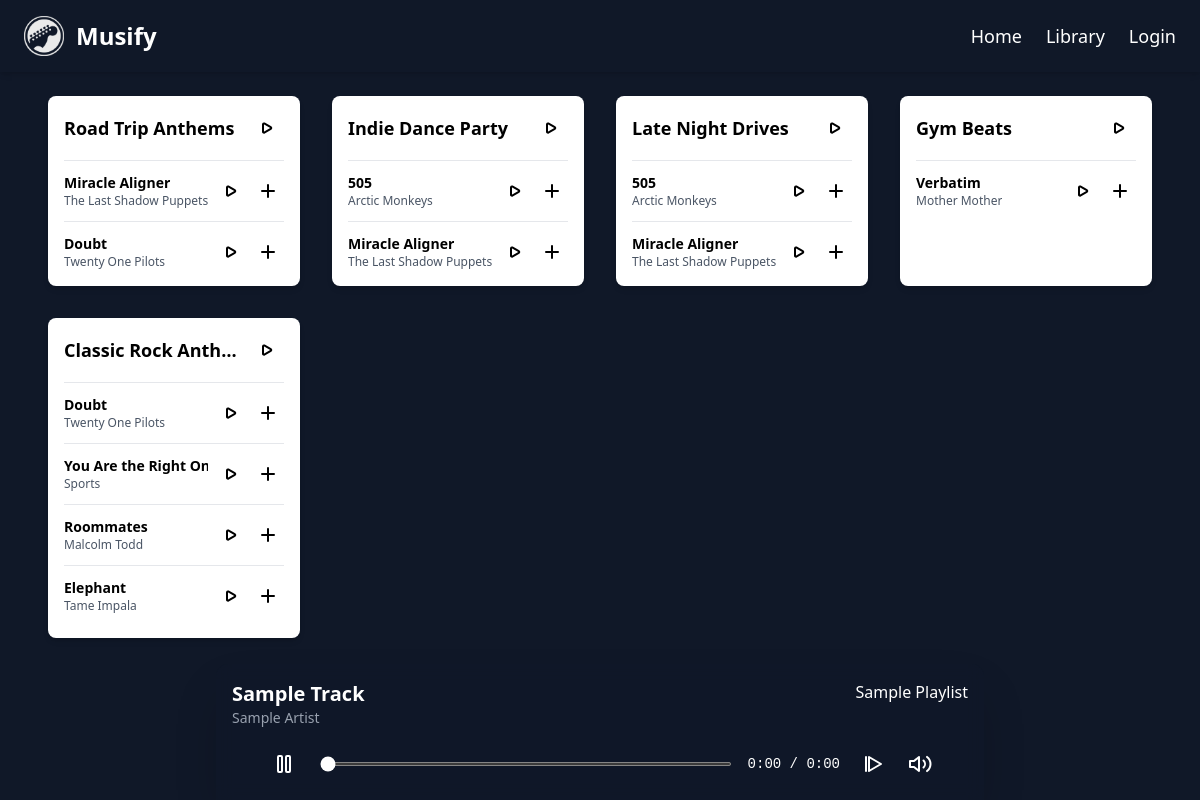
The page / on the database its author committed.
### backend/models.py (models this page shows)
class Playlist(db.Model):
    __tablename__ = 'playlists'
    id = db.Column(db.Integer, primary_key=True, autoincrement=True)
    name = db.Column(db.String, unique=True, nullable=False)
    user_id = db.Column(db.Integer, db.ForeignKey('users.id'), nullable=False)
    __table_args__ = (db.UniqueConstraint('name', 'user_id', name='uq_playlist_name_user'),)
    songs = db.relationship('Song', secondary='playlist_songs', back_populates='playlists')

class Song(db.Model):
    __tablename__ = 'songs'
    id = db.Column(db.Integer, primary_key=True, autoincrement=True)
    name = db.Column(db.String, unique=True, nullable=False)
    artist = db.Column(db.String, nullable=False)
    file_path = db.Column(db.String, nullable=True)
    user_id = db.Column(db.Integer, db.ForeignKey('users.id'), nullable=False)
    playlists = db.relationship('Playlist', secondary='playlist_songs', back_populates='songs')

### backend/routes.py (the view)
@main_bp.route('/')
def index():
    playlists = Playlist.query.all()
    user_playlists = []
    if current_user.is_authenticated:
        user_playlists = Playlist.query.filter_by(user_id=current_user.id).all()
    return render_template('index.html', playlists=playlists, user_playlists=user_playlists)

### templates/index.html (shortened to what this page needs)
{% extends "base.html" %}
{% block content %}
<section id="index-playlists" class="playlists relative grid grid-cols-1 gap-8 px-12 py-6 pb-40 sm:grid-cols-2 md:grid-cols-3 lg:grid-cols-4">
    {% for playlist in playlists %}
    <article class="playlist flex flex-col rounded-lg bg-white p-4 text-black shadow-md" data-id="{{ playlist.id }}">
        <div class="mb-4 flex items-center justify-between">
            <h3 class="playlistNameH3 truncate text-lg font-bold">{{ playlist.name }}</h3>
            <button class="deletePlaylistBtn ml-2 flex-shrink-0 p-1  hover:text-sky-400" title="Play entire playlist" onclick="queuePlaylist({{ playlist.id }}, -1)">
                <svg xmlns="http://www.w3.org/2000/svg" class="w-6 h-6" fill="none" viewBox="0 0 24 24" stroke="currentColor" stroke-width="2">
                  <path stroke-linecap="round" stroke-linejoin="round" d="M14.752 11.168l-6.518-3.758A1 1 0 007 8.29v7.418a1 1 0 001.234.97l6.518-3.758a1 1 0 000-1.742z" />
                </svg>
            </button>
        </div>
        <ul class="space-y-3 max-h-60 overflow-y-auto">
            {% for song in playlist.songs %}
            <article class="song_in_playlist" data-id="{{ song.id }}">
                <li class="flex items-center justify-between border-t border-gray-200 pt-3">
                    <div class="truncate">
                        <span class="song-title block text-sm font-semibold">{{ song.name }}</span>
                        <span class="song-artist block text-xs text-gray-600">{{ song.artist }}</span>
                    </div>
                    <div class="ml-2 flex flex-shrink-0 items-center space-x-1">
                        <button class="song-button p-1 hover:text-sky-400" title="Play song" onclick="queuePlaylist({{ playlist.id }}, {{ song.id }})">
                            <svg xmlns="http://www.w3.org/2000/svg" class="w-6 h-6" fill="none" viewBox="0 0 24 24" stroke="currentColor" stroke-width="2">
                              <path stroke-linecap="round" stroke-linejoin="round" d="M14.752 11.168l-6.518-3.758A1 1 0 007 8.29v7.418a1 1 0 001.234.97l6.518-3.758a1 1 0 000-1.742z" />
                            </svg>
                        </button>
                        <button class="song-button p-1 hover:text-sky-400" title="Add to playlist" onclick="openAddToPlaylist({{ song.id }})">
                            <svg xmlns="http://www.w3.org/2000/svg" class="w-6 h-6" fill="none" viewBox="0 0 24 24" stroke="currentColor" stroke-width="2">
                              <path stroke-linecap="round" stroke-linejoin="round" d="M12 6v12m-6-6h12" />
                            </svg>
                        </button>
                    </div>
                </li>
            </article>
            {% endfor %}
        </ul>
    </article>
    {% endfor %}
</section>
<section id="nowplaying" class="fixed bottom-0 left-0 right-0 z-50 mx-auto w-full max-w-3xl rounded-t-xl bg-gray-900/80 p-4 text-white shadow-2xl backdrop-blur-sm">
    <div class="flex justify-between items-start mb-4">
        <div>
            <p class="text-xl font-bold text-white" id="song-name">Sample Track</p>
            <p class="text-sm text-gray-400" id="artist-name">Sample Artist</p>
        </div>
        <div class="text-right">
            <p class="text-m text-white" id="playlist-name">Sample Playlist</p>
        </div>
    </div>
    <div class="w-full max-w-2xl mx-auto flex justify-center bg-transparent">
        <div class="flex items-center gap-4 w-full">
            <button id="play-pause" aria-label="Play/Pause" class="text-white hover:text-sky-400 transition p-2">
                <svg xmlns="http://www.w3.org/2000/svg" class="w-6 h-6" fill="none" viewBox="0 0 24 24" stroke="currentColor" stroke-width="2">
                  <rect x="6" y="4" width="4" height="16" rx="1" ry="1" />
                  <rect x="14" y="4" width="4" height="16" rx="1" ry="1" />
                </svg>
            </button>
            <input
                type="range"
                id="progress"
                min="0"
                max="100"
                value="0"
                class="h-1 w-full rounded bg-gray-600 accent-white cursor-pointer"
                aria-label="Seek"
            />
            <div class="text-sm w-32 whitespace-nowrap text-right font-mono" id="time-display">0:00 / 0:00</div>
            <button onclick="skipSong()" title="Skip"
                class="text-white hover:text-sky-400 transition p-1 flex items-center justify-center"
                aria-label="Skip">
                <svg xmlns="http://www.w3.org/2000/svg" class="w-6 h-6" fill="none" viewBox="0 0 24 24" stroke="currentColor" stroke-width="2">
                    <path stroke-linecap="round" stroke-linejoin="round" d="M9 19V5l12 7-12 7z" />
                    <line x1="6" y1="19" x2="6" y2="5" stroke-linecap="round" stroke-linejoin="round" stroke-width="2" />
                </svg>
            </button>
            <div class="relative">
              <button id="volume-btn" class="text-white hover:text-sky-400 transition p-1 flex items-center justify-center" aria-label="Volume">
                <svg xmlns="http://www.w3.org/2000/svg" class="w-6 h-6" fill="none" viewBox="0 0 24 24" stroke="currentColor">
                  <path stroke-linecap="round" stroke-linejoin="round" stroke-width="2"
                    d="M11 5L6 9H2v6h4l5 4V5zM15.54 8.46a5 5 0 010 7.07M19.07 4.93a9 9 0 010 14.14" />
                </svg>
              </button>
            </div>
        </div>
    </div>
</section>
{% endblock %}

### templates/base.html (shortened to what this page needs)
<!DOCTYPE html>
<html lang="en">
    <head>
        <link rel="stylesheet" href="/static/dist/output.css">
    </head>
    <body class="bg-gray-900  text-white">
        <header class="bg-gray-900 text-white px-6 py-4 shadow-md sticky top-0 z-50">
            <div class="flex items-center justify-between">
                <div class="flex items-center gap-3">
                    <img src="/static/logo.png" alt="Musify Logo Placeholder" class="w-10 h-10">
                    <a href="{{ url_for('main.index') }}" class="text-2xl font-bold">Musify</a>
                </div>
                <nav class="hidden lg:flex items-center gap-6 text-lg ">
                    <a href="{{ url_for('main.index') }}" class="hover:text-sky-400 transition">Home</a>
                    <a href="{{ url_for('main.library') }}" class="hover:text-sky-400 transition">Library</a>
                    {% if current_user.is_authenticated %}
                        <a href="{{ url_for('users.logout') }}" class="hover:text-sky-400 transition">Logout</a>
                    {% else %}
                        <a href="{{ url_for('users.login') }}" class="hover:text-sky-400 transition">Login</a>
                    {% endif %}
                </nav>
            </div>
        </header>
        <main>
            {% block content %}
            {% endblock %}
        </main>
    </body>
</html>

### rows shown on the page
Playlist: name "Road Trip Anthems"
Song: name "Miracle Aligner", artist "The Last Shadow Puppets"
Song: name "Doubt", artist "Twenty One Pilots"
Playlist: name "Indie Dance Party"
Song: name "505", artist "Arctic Monkeys"
Playlist: name "Late Night Drives"
Playlist: name "Gym Beats"
Song: name "Verbatim", artist "Mother Mother"
Playlist: name "Classic Rock Anth…"
Song: name "You Are the Right…", artist "Sports"
Song: name "Roommates", artist "Malcolm Todd"
Song: name "Elephant", artist "Tame Impala"
